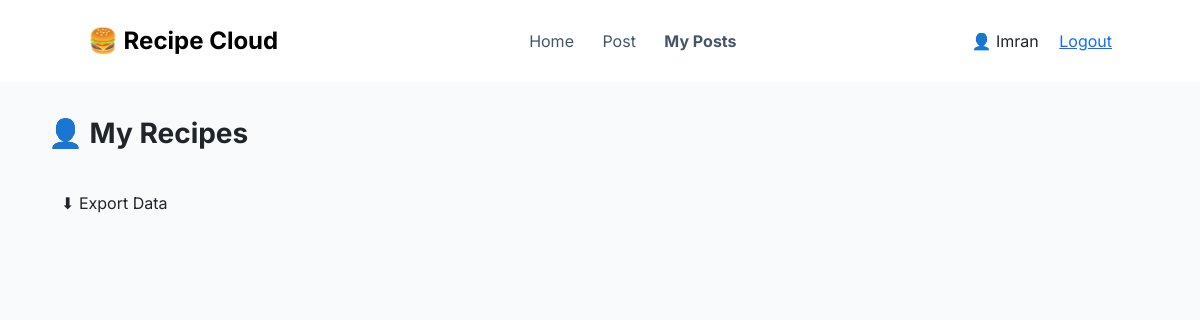
The app's page /posts/my-posts/ (signed in), older data.
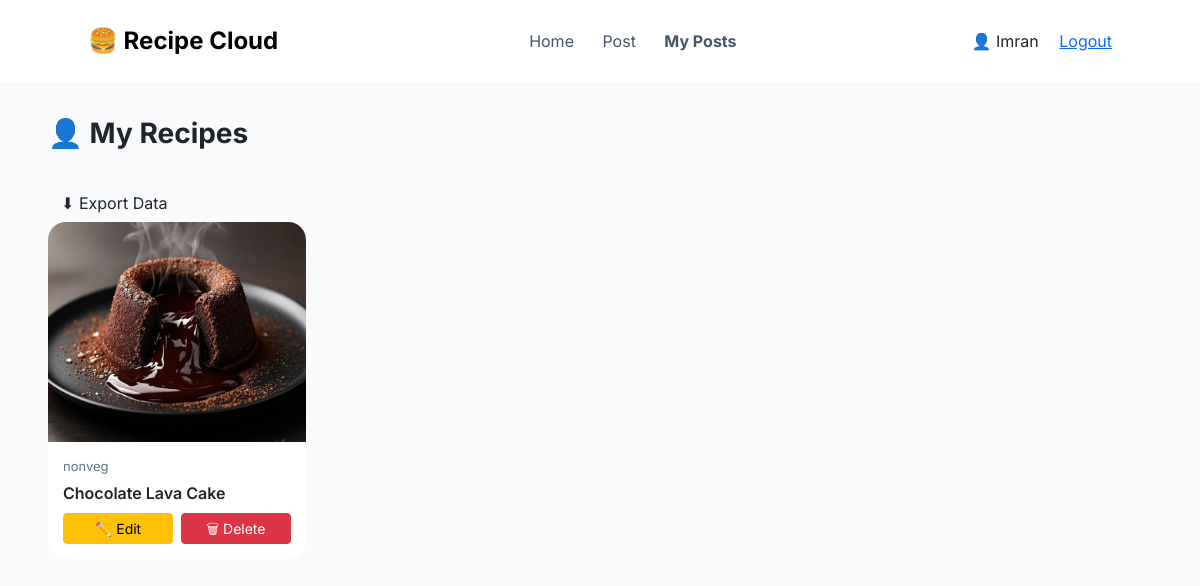
The same page, newer data.
### posts/models.py (models this page shows)
class Post(models.Model):
    user = models.ForeignKey(settings.AUTH_USER_MODEL, on_delete=models.CASCADE)
    media = models.FileField(upload_to='posts/', validators=[validate_media])
    description = models.TextField(blank=True)
    ingredients = models.TextField(blank=True)
    created_at = models.DateTimeField(auto_now_add=True)

### posts/views.py (the view)
# urls.py: path('my-posts/', views.my_posts, name='my_posts'),
@login_required
def my_posts(request):
    posts = Post.objects.filter(user=request.user).order_by('-created_at')
    return render(request, 'posts/my_posts.html', {'posts': posts})

### posts/templates/posts/my_posts.html (shortened to what this page needs)
<!DOCTYPE html>
<html>
<head>
    <link href="https://cdn.jsdelivr.net/npm/bootstrap@5.3.0/dist/css/bootstrap.min.css" rel="stylesheet">
</head>
<body>
<nav class="navbar">
    <div class="container-fluid px-5 d-flex justify-content-between align-items-center">
        <div class="navbar-brand">🍔 Recipe Cloud</div>
        <div>
<a href="{% url 'posts_home' %}" class="nav-link d-inline">Home</a>
            <a href="{% url 'create_post' %}" class="nav-link d-inline">Post</a>
            <a href="{% url 'my_posts' %}" class="nav-link d-inline fw-bold">My Posts</a>
        </div>
        <div>
            👤 {{ request.user.username }}
<a href="{% url 'logout' %}" class="ms-3">Logout</a>
        </div>
    </div>
</nav>
<div class="container-fluid px-5">
    <div class="header-box">
        <div class="section-title">👤 My Recipes</div>
        <form method="POST" action="{% url 'export_posts' %}">
            <button type="submit" class="btn btn-export">
                ⬇ Export Data
            </button>
        </form>
    </div>
    <div class="row">
        {% for post in posts %}
        <div class="col-md-6 col-lg-3 mb-4">
            <div class="card post-card">
                <img src="{{ post.media.url }}">
                <div class="card-body">
                    <div class="meta mb-1">
                        {{ post.category }}
                    </div>
                    <div class="fw-semibold mb-2">
                        {{ post.description|truncatechars:50 }}
                    </div>
                    <div class="d-flex gap-2">
                        <a href="{% url 'edit_post' post.id %}" class="btn btn-warning btn-sm w-50">
                            ✏️ Edit
                        </a>
                        <a href="{% url 'delete_post' post.id %}" class="btn btn-danger btn-sm w-50">
                            🗑 Delete
                        </a>
                    </div>
                </div>
            </div>
        </div>
        {% endfor %}
    </div>
</div>
</body>
</html>

Row changes from the older to the newer data that the page shows:
added Post: media (picture), category "nonveg", description "Chocolate Lava Cake"
